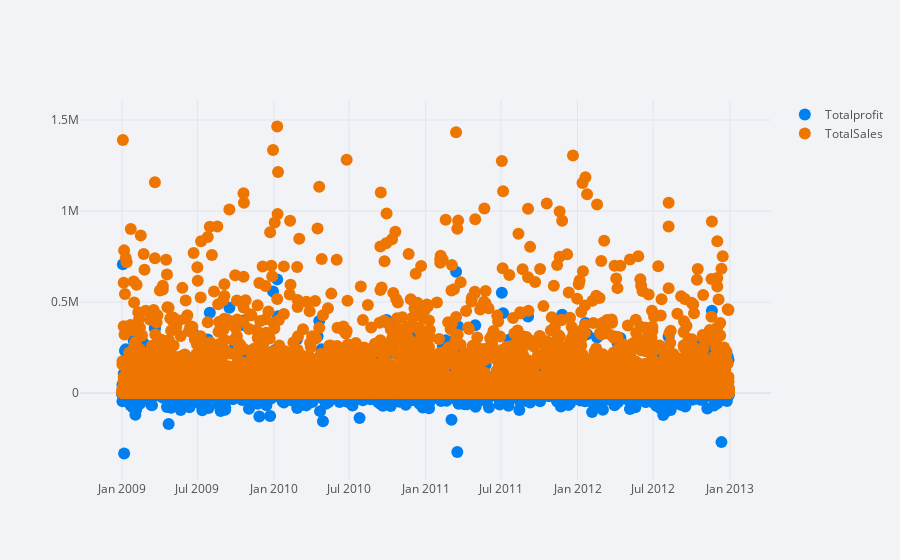

Notebook source saved alongside this figure:
### Code cell
df.set_index("Order Date")[["Totalprofit","TotalSales"]].iplot(kind="line",mode="markers")
#plotting scatterplot by setting Order Date as datetimeindex.
#can look out for anomalies in Total Sales and profit here during a particular datetime index.

### Figure 1 — Plotly figure (JSON) as saved in the notebook; plotly's stock layout.template omitted (floating-point values rounded to 4 significant figures; data arrays with more than 128 entries replaced by an {"elided": "..."} marker saying what was removed)
{"data": [{"line": {"color": "rgba(0, 128, 240, 1.0)", "dash": "solid", "shape": "linear", "width": 1.3}, "marker": {"size": 12, "symbol": "circle"}, "mode": "markers", "name": "Totalprofit", "text": "", "type": "scatter", "x": {"elided": "8399 str values"}, "y": {"elided": "8399 float values"}}, {"line": {"color": "rgba(238, 118, 0, 1.0)", "dash": "solid", "shape": "linear", "width": 1.3}, "marker": {"size": 12, "symbol": "circle"}, "mode": "markers", "name": "TotalSales", "text": "", "type": "scatter", "x": {"elided": "8399 str values"}, "y": {"elided": "8399 float values"}}], "layout": {"legend": {"bgcolor": "#F2F3F7", "font": {"color": "#505050"}}, "paper_bgcolor": "#F2F3F7", "plot_bgcolor": "#F2F3F7", "title": {"font": {"color": "#484848"}}, "xaxis": {"gridcolor": "#E1E5ED", "showgrid": true, "tickfont": {"color": "#505050"}, "title": {"font": {"color": "#505050"}, "text": ""}, "zerolinecolor": "#E1E5ED"}, "yaxis": {"gridcolor": "#E1E5ED", "showgrid": true, "tickfont": {"color": "#505050"}, "title": {"font": {"color": "#505050"}, "text": ""}, "zerolinecolor": "#E1E5ED"}}}
